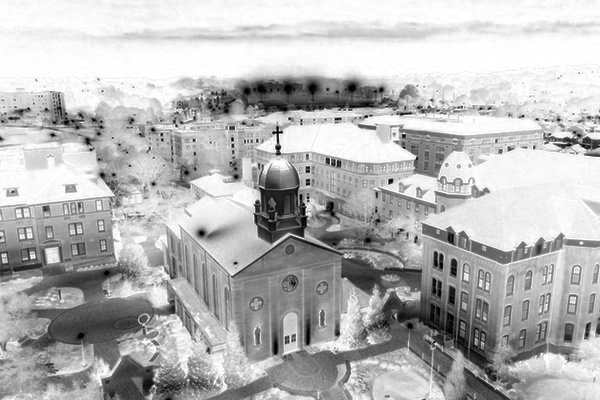
%> input picture Code/RGB Data/RGB Data/1_HW1_1.jpg, 600 x 400 px
$ octave test.m   (GNU Octave 9; MATLAB toolbox functions it lacks are replaced by stand-ins)
%> lines starting %> are read from the running program, lines starting %| are printed output that depends on the picture
clear all;
close all;
clc;

img1r = imread("1_HW1_1.jpg");
%> img1r is the input picture: size 400x600 uint8; min 0, max 255, mean 183.2
figure, imshow(img1r);
img1g = imread("1_HW1_2.jpg");
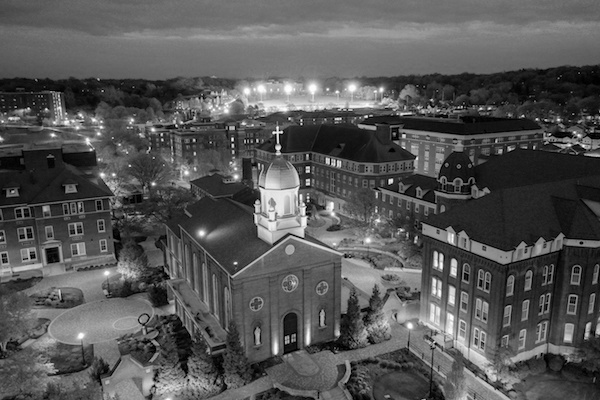
%> input picture Code/RGB Data/RGB Data/1_HW1_2.jpg, 600 x 400 px
%> img1g is the input picture: size 400x600 uint8; min 0, max 255, mean 85.9
figure, imshow(img1g);
img1b = imread("1_HW1_3.jpg");
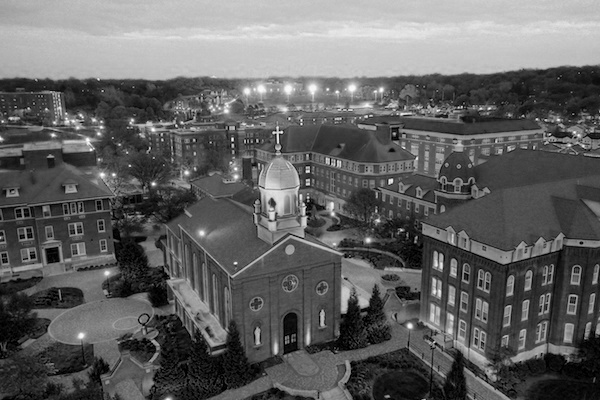
%> input picture Code/RGB Data/RGB Data/1_HW1_3.jpg, 600 x 400 px
%> img1b is the input picture: size 400x600 uint8; min 0, max 255, mean 98.4
figure, imshow(img1b);
